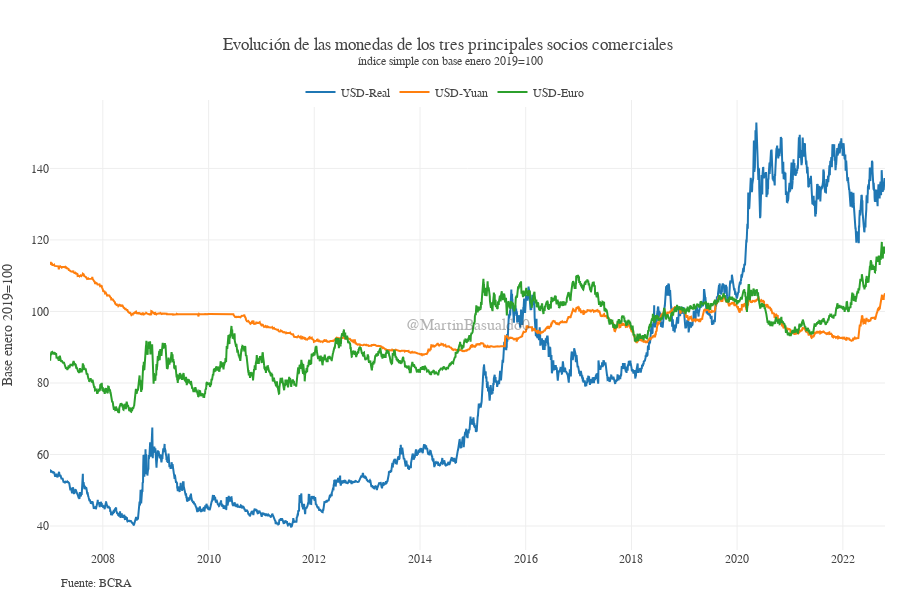

This figure's notebook cell:
### Code cell
def plot_tasa_deva(df=var_cotizaciones_usd, anio='2007', mes='01', dia='01'):
    idx = df[df.Período == f'{str(anio)}-{str(mes)}-{str(dia)}'].index[0]
    var_cotizaciones_usd = df[df.index >= idx].reset_index(drop=True)

    x = var_cotizaciones_usd["Período"]
    # Datos
    cotizaciones_plot = go.Figure()
    cotizaciones_plot.add_trace(go.Scatter(
        name="USD-Real", x=x, y=var_cotizaciones_usd["Brasil"], mode="lines"))
    cotizaciones_plot.add_trace(go.Scatter(
        name="USD-Yuan", x=x, y=var_cotizaciones_usd["China"], mode="lines"))
    # cotizaciones_plot.add_trace(go.Scatter(name = "ARS-USD", x=x, y=var_cotizaciones_usd["Argentina"], mode = "lines"))
    cotizaciones_plot.add_trace(go.Scatter(
        name="USD-Euro", x=x, y=var_cotizaciones_usd["Zona Euro"], mode="lines"))

    # Propiedades
    cotizaciones_plot.update_xaxes(showgrid=True)
    # cotizaciones_plot.update_yaxes(title_text="Tasa de devaluación", tickformat= ',.0%')
    cotizaciones_plot.update_yaxes(
        title_text="Tasa de devaluación", tickformat=',.0%')
    cotizaciones_plot.update_layout(separators=",.", font_family="Georgia",
                                    height=600, width=1000,
                                    template='none',
                                    title_text=f"Tasa de devaluación de las monedas de los tres principales socios comerciales <br><sup>Variación interanual con frecuencia mensual",
                                    legend=dict(yanchor="top", y=1.05, xanchor="left", x=0.36, orientation='h'))

    note = 'Fuente: BCRA'
    cotizaciones_plot.add_annotation(showarrow=False, text=note, font=dict(size=12), xref='paper', x=0.1, yref='paper', y=-0.1,
                                     xanchor='right', yanchor='auto', xshift=0, yshift=0,)

    # Marca de agua
    cotizaciones_plot.add_annotation(showarrow=False, text='@MartinBasualdo0', font=dict(size=16), font_family="arial", opacity=0.4,
                                     xref='paper', yref='paper', x=0.5, y=0.5)
    return cotizaciones_plot


def evolucion_monedas(df=cotizaciones_usd, anio='2006', mes='01', dia='01'):
    idx = df[df.Período == f'{str(anio)}-{str(mes)}-{str(dia)}'].index[0]
    cotizaciones_usd = df[df.index >= idx].reset_index(drop=True)
    x = cotizaciones_usd["Período"]

    # Datos
    cotizaciones_plot = go.Figure()
    cotizaciones_plot.add_trace(go.Scatter(name=f"Brasil", x=x, y=cotizaciones_usd["Brasil"], mode="lines"))
    cotizaciones_plot.add_trace(go.Scatter(name=f"China", x=x, y=cotizaciones_usd["China"], mode="lines"))
    cotizaciones_plot.add_trace(go.Scatter(name=f"Euro", x=x, y=cotizaciones_usd["Zona Euro"], mode="lines"))

    # Propiedades
    cotizaciones_plot.update_xaxes(showgrid=True)
    # cotizaciones_plot.update_yaxes(title_text="Tasa de devaluación")
    cotizaciones_plot.update_layout(separators=",.", font_family="Georgia",
                                    height=600, width=1000,
                                    template='none',
                                    title_text=f"Evolución de las paridades con el USD de los tres principales socios comerciales <br><sup>Frecuencia diaria",
                                    legend=dict(yanchor="top", y=1.05, xanchor="left", x=0.36, orientation='h'))

    note = 'Fuente: BCRA'
    cotizaciones_plot.add_annotation(showarrow=False, text=note, font=dict(size=12), xref='paper', x=0.1, yref='paper', y=-0.1,
                                     xanchor='right', yanchor='auto', xshift=0, yshift=0,)

    # Marca de agua
    cotizaciones_plot.add_annotation(showarrow=False, text='@MartinBasualdo0', font=dict(size=16), font_family="arial", opacity=0.4,
                                     xref='paper', yref='paper', x=0.5, y=0.5)
    return cotizaciones_plot


def indice_monedas(df=cotizaciones_usd, anio='2006', mes='01', dia='01'):
    idx = df[df.Período == f'{str(anio)}-{str(mes)}-{str(dia)}'].index[0]
    df = df[df.index >= idx].reset_index(drop=True)
    lista_paises=df.columns[1:]
    var_cotizaciones_usd = df.copy()
    base = var_cotizaciones_usd[var_cotizaciones_usd.Período == '2019-01-01'].index[0]
    for i in range(len(lista_paises)):
        var_cotizaciones_usd[lista_paises[i]] = var_cotizaciones_usd[lista_paises[i]
                                                                     ]/var_cotizaciones_usd[lista_paises[i]].iloc[base]*100
    # var_cotizaciones_usd.dropna(inplace=True)

    x = var_cotizaciones_usd["Período"]

    # Datos
    cotizaciones_plot = go.Figure()
    cotizaciones_plot.add_trace(go.Scatter(
        name="USD-Real", x=x, y=var_cotizaciones_usd["Brasil"], mode="lines"))
    cotizaciones_plot.add_trace(go.Scatter(
        name="USD-Yuan", x=x, y=var_cotizaciones_usd["China"], mode="lines"))
    # cotizaciones_plot.add_trace(go.Scatter(name = "ARS-USD", x=x, y=var_cotizaciones_usd["Argentina"], mode = "lines"))
    cotizaciones_plot.add_trace(go.Scatter(
        name="USD-Euro", x=x, y=var_cotizaciones_usd["Zona Euro"], mode="lines"))

    # Propiedades
    cotizaciones_plot.update_xaxes(showgrid=True)
    # cotizaciones_plot.update_yaxes(title_text="Tasa de devaluación", tickformat= ',.0%')
    cotizaciones_plot.update_yaxes(
        title_text="Base enero 2019=100")
    cotizaciones_plot.update_layout(separators=",.", font_family="Georgia",
                                    margin ={'b': 50,'l':50,'r':15},
                                    height=600, width=900,
                                    template='none',
                                    title_text=f"Evolución de las monedas de los tres principales socios comerciales <br><sup>índice simple con base enero 2019=100",
                                    legend=dict(yanchor="top", y=1.05, xanchor="left", x=0.3, orientation='h'))

    note = 'Fuente: BCRA'
    cotizaciones_plot.add_annotation(showarrow=False, text=note, font=dict(size=12), xref='paper', x=0.1, yref='paper', y=-0.09,
                                     xanchor='right', yanchor='auto', xshift=0, yshift=0,)

    # Marca de agua
    cotizaciones_plot.add_annotation(showarrow=False, text='@MartinBasualdo0', font=dict(size=16), font_family="arial", opacity=0.4,
                                     xref='paper', yref='paper', x=0.5, y=0.5)
    return cotizaciones_plot


# plot_tasa_deva(anio=1999)

evolucion_monedas(anio=2021,mes=1)

indice_monedas(anio=2007)

### Figure 1 — Plotly figure (JSON) as saved in the notebook; plotly's stock layout.template omitted (floating-point values rounded to 4 significant figures; data arrays with more than 128 entries replaced by an {"elided": "..."} marker saying what was removed)
{"data": [{"mode": "lines", "name": "USD-Real", "type": "scatter", "x": {"elided": "5771 str values"}, "y": {"elided": "5771 float values"}}, {"mode": "lines", "name": "USD-Yuan", "type": "scatter", "x": {"elided": "5771 str values"}, "y": {"elided": "5771 float values"}}, {"mode": "lines", "name": "USD-Euro", "type": "scatter", "x": {"elided": "5771 str values"}, "y": {"elided": "5771 float values"}}], "layout": {"annotations": [{"font": {"size": 12}, "showarrow": false, "text": "Fuente: BCRA", "x": 0.1, "xanchor": "right", "xref": "paper", "xshift": 0, "y": -0.09, "yanchor": "auto", "yref": "paper", "yshift": 0}, {"font": {"family": "arial", "size": 16}, "opacity": 0.4, "showarrow": false, "text": "@MartinBasualdo0", "x": 0.5, "xref": "paper", "y": 0.5, "yref": "paper"}], "font": {"family": "Georgia"}, "height": 600, "legend": {"orientation": "h", "x": 0.3, "xanchor": "left", "y": 1.05, "yanchor": "top"}, "margin": {"b": 50, "l": 50, "r": 15}, "separators": ",.", "title": {"text": "Evolución de las monedas de los tres principales socios comerciales <br><sup>índice simple con base enero 2019=100"}, "width": 900, "xaxis": {"showgrid": true}, "yaxis": {"title": {"text": "Base enero 2019=100"}}}}
